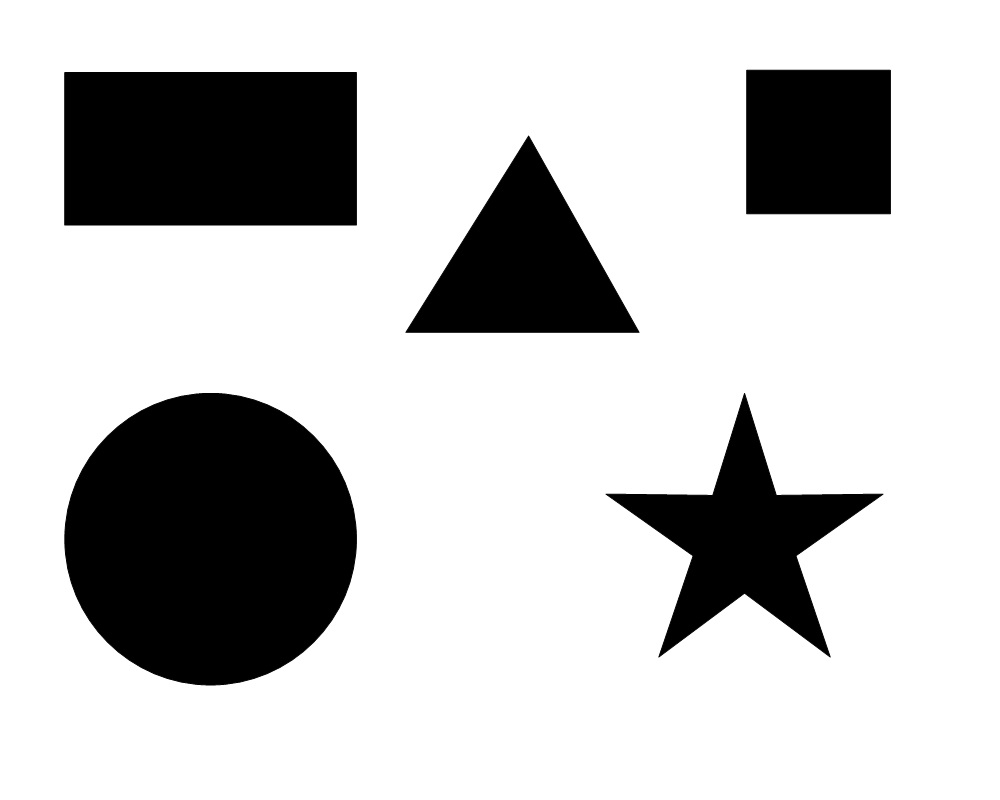
#> input picture images/someshapes.jpg, 1000 x 800 px
$ jupyter execute convex_hull.ipynb   (Python 2 division)
#> lines starting #> are read from the running program, lines starting #| are printed output that depends on the picture; after the words box and inside, x2 and y2 are one past the last pixel; in counts of white or black regions, pixels touching at a corner belong together
[cell 1]
import cv2
import numpy as np

[cell 2]
img = cv2.imread('./images/someshapes.jpg')
#> img is the input picture: shape (800, 1000, 3); min 0, max 255, mean 197.7
img_orig = img.copy()
# cv2.imshow('Original',img)
# cv2.waitKey()

img_gray = cv2.cvtColor(img,cv2.COLOR_BGR2GRAY)
# [6 lines of commented-out code are left out]
img_canny = cv2.Canny(img_gray,50,200)
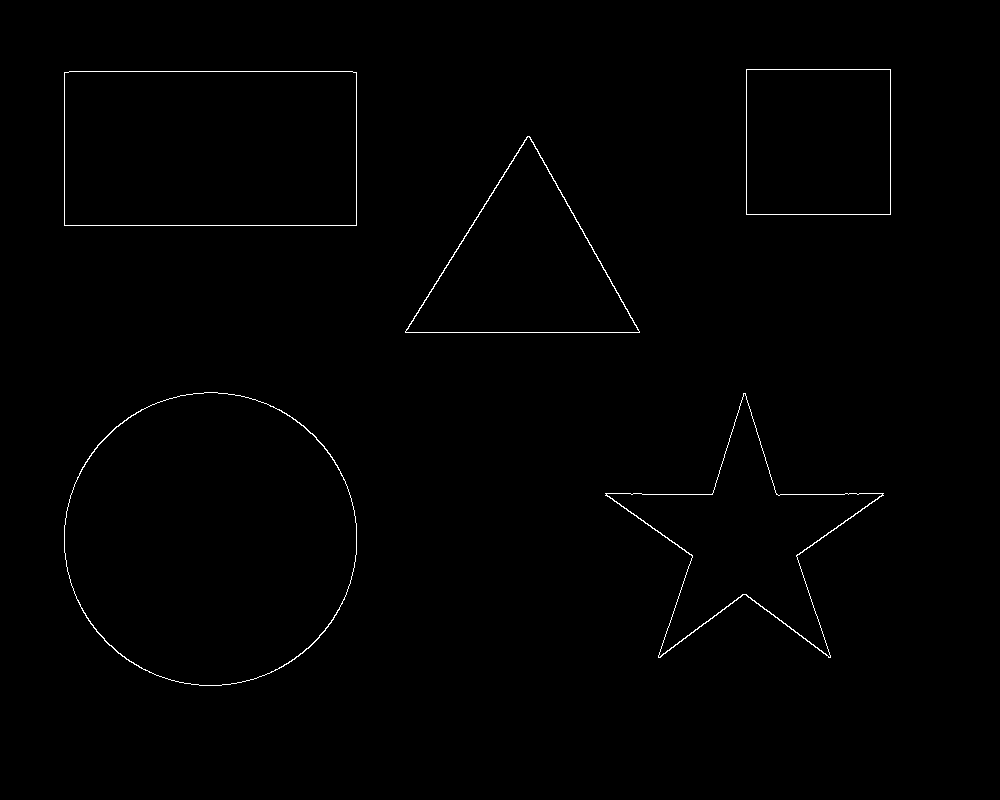
#> img_canny: shape (800, 1000); 0.57% white in thin lines or dots, all inside (x1, y1, x2, y2) = (64, 69, 891, 686)
# cv2.imshow('Canny',img_canny)
# cv2.waitKey()

contours,hierarchy = cv2.findContours(img_canny.copy(),cv2.RETR_LIST,cv2.CHAIN_APPROX_NONE)
#> contours = 10 contours; largest, box (x1, y1, x2, y2) and area: (64, 392, 357, 686) 67260, (64, 392, 357, 686) 67036, (64, 71, 357, 226) 44960, (64, 71, 357, 226) 44958, (605, 393, 884, 658) 23816
print (len(contours))
#| 10
# cv2.drawContours(img,contours,-1,(0,0,255),1)
# cv2.imshow('C1',img)
# cv2.waitKey()

for c in contours:
    (x,y,w,h) = cv2.boundingRect(c)
    cv2.rectangle(img_orig,(x,y),(x+w,y+h),(0,0,255),2)
    cv2.imshow('BRect',img_orig)
#> this loop made 10 passes
#> (x, y, w, h) on passes 1 to 10: (606, 393, 277, 265), (605, 393, 279, 265), (64, 392, 293, 294), (64, 392, 293, 294), (405, 136, 235, 197), (405, 136, 235, 197), (64, 71, 293, 155), (64, 71, 293, 155), (746, 69, 145, 146), (746, 69, 145, 146)
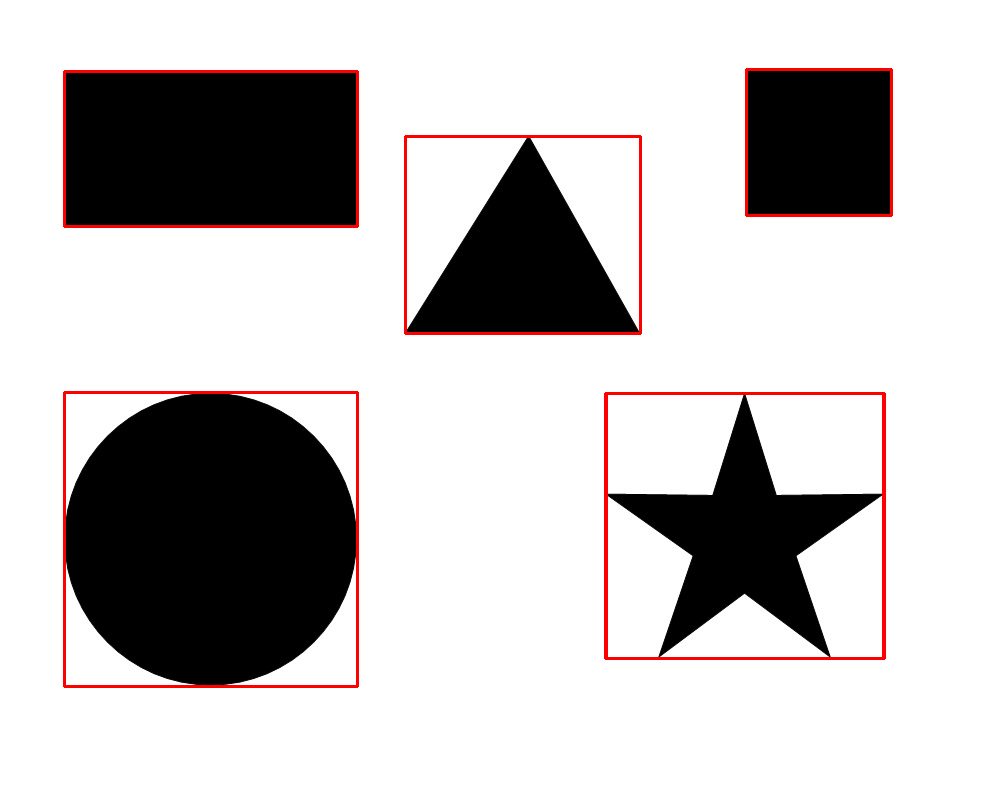
#> img_orig: shape (800, 1000, 3); 1.79% of pixels changed, all inside (x1, y1, x2, y2) = (63, 68, 893, 688)
cv2.waitKey()

img_black = np.zeros(img.shape,np.uint8)
img_cc = img_black.copy()
for c in contours:
    accuracy = 0.01*cv2.arcLength(c,True)
    approx = cv2.approxPolyDP(c,accuracy,True)
    print len(approx)
    cv2.drawContours(img,[approx],0,(0,0,255),2)
    cv2.imshow('PolyDp',img)
    cv2.waitKey()
#> this loop made 10 passes
#> (accuracy, approx) on passes 5 to 10: (7.22, [[639, 331], [405, 331], [528, 136]]), (7.24, [[639, 331], [527, 136], [405, 332]]), (8.88, [[64, 73], [355, 72], [356, 224], [65, 225]]), (8.91, [[64, 72], [64, 225], [356, 225], [356, 72]]), (5.76, [[746, 70], [889, 69], [890, 213], [747, 214]]), (5.78, [[746, 69], [746, 214], [890, 214], [890, 69]])
#> accuracy on passes 1 to 4: 11.23, 11.32, 9.68, 9.7
#| 10
#| 10
#| 15
#| 15
#| 3
#| 3
#| 4
#| 4
#> (further printed lines are left out)
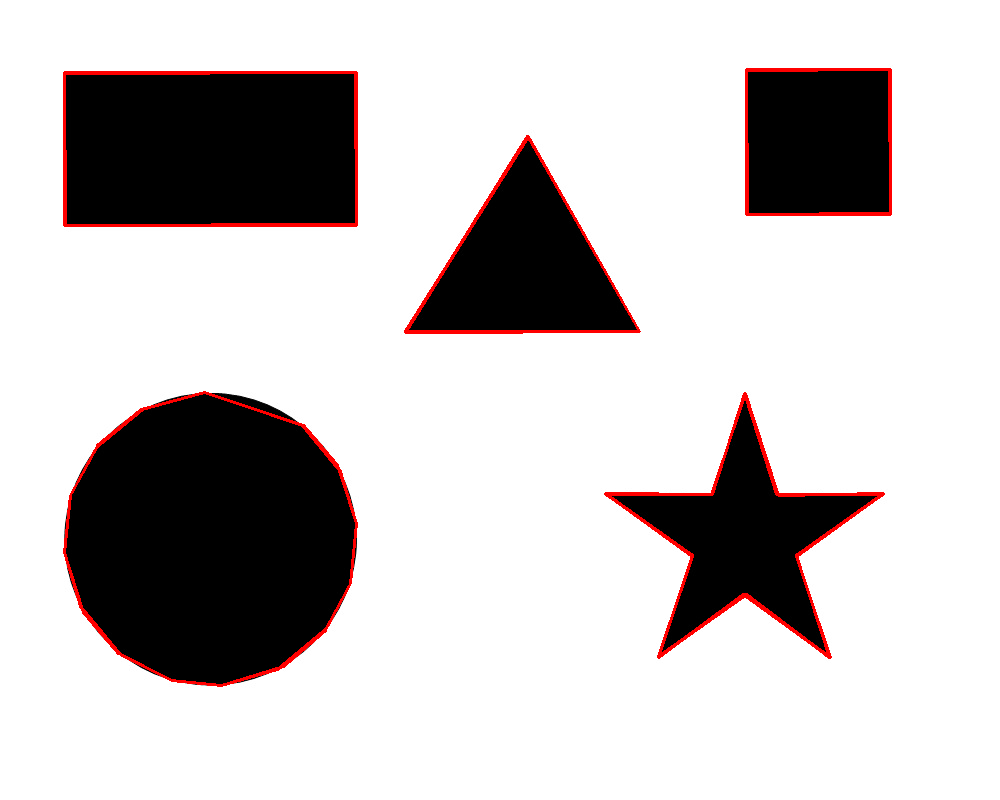
#> img: shape (800, 1000, 3); 1.78% of pixels changed, all inside (x1, y1, x2, y2) = (63, 68, 892, 687)
for c in contours:
    accuracy = 0.0000003*cv2.arcLength(c,True)
    approx = cv2.approxPolyDP(c,accuracy,True)
    cv2.drawContours(img_black,[approx],0,(255,255,255),2)
    cv2.imshow('PolyDp',img_black)
    cv2.waitKey()
#> this loop made 10 passes
#> accuracy on passes 1 to 9: 0.000337, 0.00034, 0.00029, 0.000291, 0.000217, 0.000217, 0.000267, 0.000267, 0.000173
#> (accuracy, approx) on pass 10: (0.000173, [[746, 69], [746, 214], [890, 214], [890, 69]])
#> img_black: shape (800, 1000, 3); 1.8% white; 5 white regions, box (x1, y1, x2, y2) and area: (604, 392, 885, 659) 3908, (63, 391, 358, 687) 3390, (63, 70, 358, 227) 2670, (404, 135, 641, 334) 2573, (745, 68, 892, 216) 1730
kernel = np.ones((5,5),np.uint8)
img_dilate = cv2.dilate(img_black,kernel,iterations=2)
#> img_dilate: shape (800, 1000, 3); 6.6% white; 5 white regions, box (x1, y1, x2, y2) and area: (600, 388, 889, 663) 14271, (59, 387, 362, 691) 12750, (59, 66, 362, 231) 9806, (400, 131, 645, 338) 9354, (741, 64, 896, 220) 6354
cv2.imshow('Dilate',img_dilate)
cv2.waitKey()
img_erode = cv2.erode(img_dilate,kernel,iterations=3)
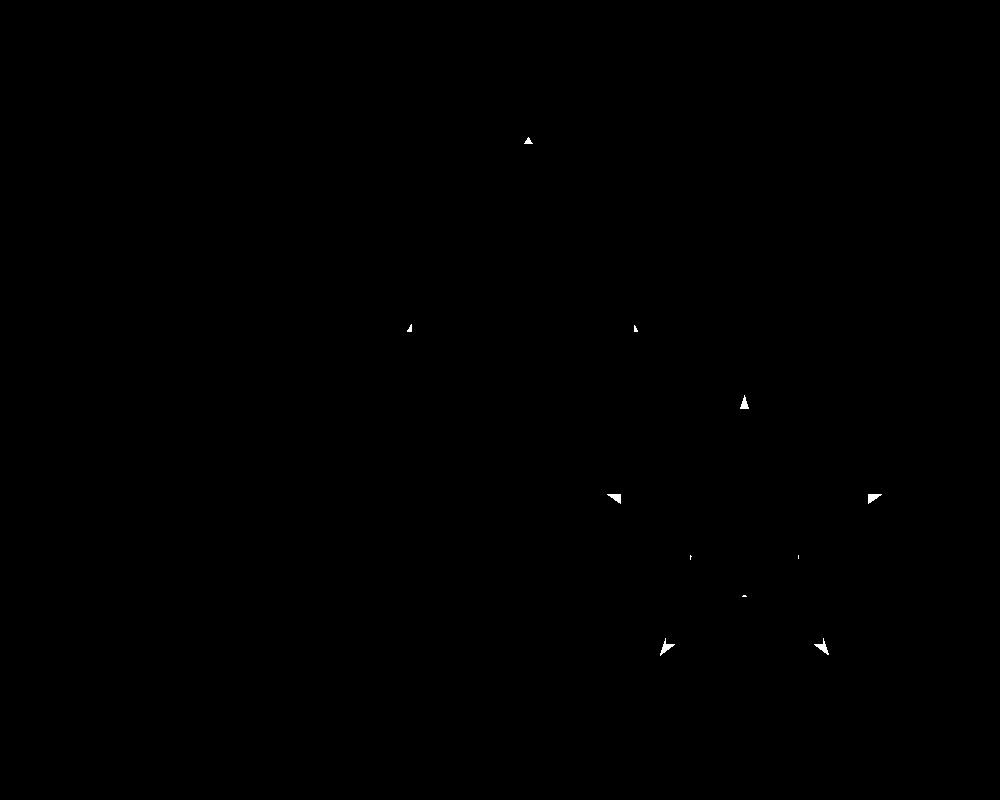
#> img_erode: shape (800, 1000, 3); 0.06% white; 11 white regions (4 under 20 px), largest, box (x1, y1, x2, y2) and area: (660, 638, 675, 656) 87, (814, 638, 829, 655) 86, (868, 494, 882, 504) 78
# img_erode = cv2.erode(img_erode,kernel,iterations=1)
img_erode = cv2.cvtColor(img_erode,cv2.COLOR_BGR2GRAY)
#> img_erode: shape (800, 1000); 0.06% white; 11 white regions (4 under 20 px)
cv2.imshow('Erode',img_erode)

contours,hierarchy = cv2.findContours(img_erode,cv2.RETR_TREE,cv2.CHAIN_APPROX_NONE)
#> contours = 11 contours, 5 with area under 20; largest, box (x1, y1, x2, y2) and area: (660, 638, 675, 656) 64, (814, 638, 829, 655) 63, (868, 494, 882, 504) 60, (607, 494, 621, 504) 58, (740, 395, 749, 409) 49, (524, 137, 533, 144) 23

for c in contours:
    cv2.drawContours(img_cc,[c],-1,(0,255,255),1)
    cv2.waitKey()
    cv2.imshow('New',img_cc)
#> this loop made 11 passes
# [9 lines of commented-out code are left out]
cv2.destroyAllWindows()

[cell 3]
img = cv2.imread('./images/hand.jpg')
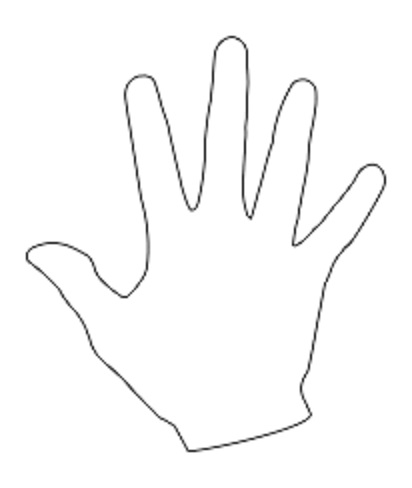
#> input picture images/hand.jpg, 412 x 488 px
#> img is the input picture: shape (488, 412, 3); min 28, max 255, mean 250.3
cv2.imshow('Original',img)
cv2.waitKey()
img_gray = cv2.cvtColor(img,cv2.COLOR_BGR2GRAY)
#> img_gray: shape (488, 412)
ret,threshold = cv2.threshold(img_gray,170,255,0)
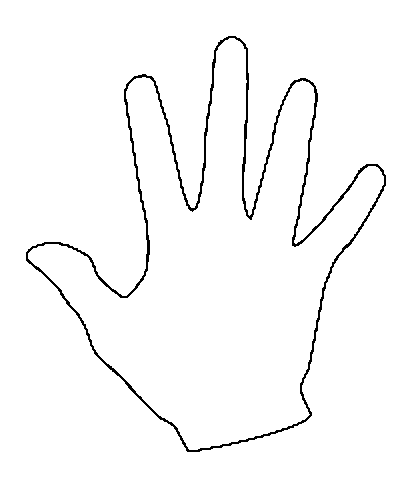
#> threshold: shape (488, 412); 97.6% white; black in thin lines or dots, all inside (x1, y1, x2, y2) = (26, 36, 386, 452)
contours,hierarchy = cv2.findContours(threshold.copy(),cv2.RETR_LIST,cv2.CHAIN_APPROX_NONE)
#> contours = 3 contours; box (x1, y1, x2, y2) and area: (0, 0, 412, 488) 200157, (25, 35, 387, 453) 68167, (28, 38, 384, 450) 61524
n = len(contours)-1
#> n = 2
contours = sorted(contours,key=cv2.contourArea,reverse=False)[:n]
#> contours = 2 contours; box (x1, y1, x2, y2) and area: (25, 35, 387, 453) 68167, (28, 38, 384, 450) 61524
for c in contours:
    hull = cv2.convexHull(c)
    cv2.drawContours(img,[hull],0,(0,255,0),2)
    cv2.imshow('Convex hull',img)
#> this loop made 2 passes
#> pass 2, `cv2.imshow('Convex hull',img)`:
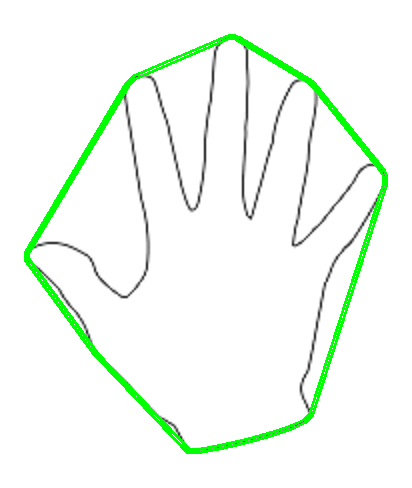
#> window 'Convex hull': shape (488, 412, 3); mean B, G, R 242.2, 251.1, 242.2
    # cv2.waitKey()
cv2.waitKey()
cv2.destroyAllWindows()
